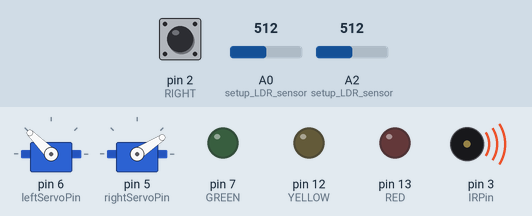
This sketch was run on a simulated Arduino Uno, built with avr-gcc and run on an emulated ATmega328P. On the bench: 2 × servo, output pins drawn as LEDs (lit = HIGH), buzzer (waves = sounding). Inputs (shaded band) come from the test bench; at power-on: A0 (setup_LDR_sensor) = 512, pin 2 (RIGHT) HIGH, A2 (setup_LDR_sensor) = 512.

Above: at 1.2 s.
1.3 s: A0 (setup_LDR_sensor) set to 413
4.3 s: A0 (setup_LDR_sensor) set to 386
At 4.7 s:
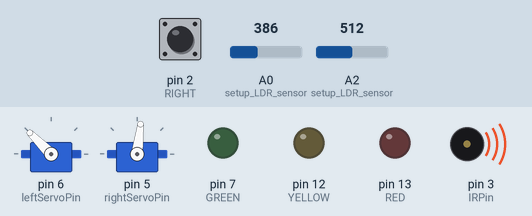
7.3 s: pin 2 (RIGHT) pulled LOW for 0.15 s
At 8.5 s:
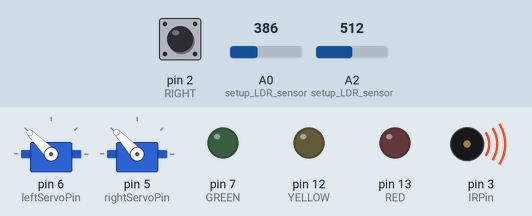
At 13.7 s:
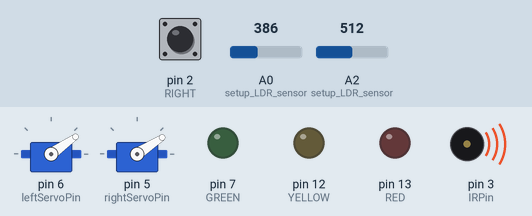
Timing chart, 0 to 26.0 s (numbered marks = the images above; inputs shaded):
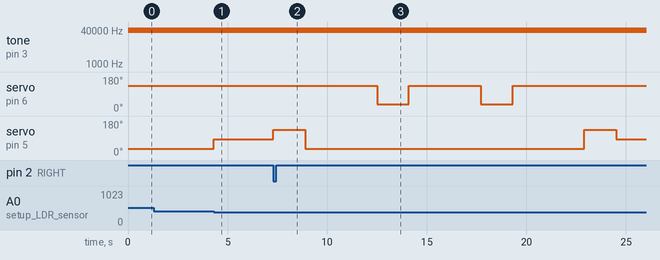

Measured:
- the behaviour switches between 400 and 399 on A0 (setup_LDR_sensor) (found by bisection; images 0 and 1)
- after the input at 4.3 s, servo on pin 5 (rightServoPin): 33° → 83° at once
- after the input at 7.3 s, servo on pin 6 (leftServoPin): alternates 135° for 3.6 s and 35° for 1.6 s, starting after 5.2 s; servo on pin 5 (rightServoPin): 83° → 133° at once, → 33° 1.6 s later

The sketch:

GeorgeDeeringRoboticsAssignment.ino
```cpp
#include <Servo.h>
const int GREEN = 7; // could also use: #define GREEN 7
const int YELLOW = 12; // yellow LED pin number
const int RED = 13; // red LED pin number
const int LEFT = 4; // left button pin number
const int RIGHT = 2; // right button pin number
const signed int leftServoStop = 85; // number for left servo to stop moving
const signed int rightServoStop = 83; // number for right servo to stop moving
const int leftServoPin = 6; // left servo pin number
const int rightServoPin = 5; // right servo pin number
int green = 0; // initialises green LED to off
int yellow = 0; // initialises yellow LED to off
int red = 0; // // initialises red LED to off
int white = 0; // white background array number
int black = 1; // black background array number
int IRPin = 3; // IR pin number
int IRPulse = 38000; // IR pulse frequency
Servo leftServo; // setup left servo
Servo rightServo; // setup right servo
int takeValue[3][10]; // initialising array takeValue with size for calibrating LDRs
/*int whiteBackgroundUpper[3] = {};
int whiteBackgroundLower[3] = {};
int blackBackgroundUpper[3] = {};
int blackBackgroundLower[3] = {};*/
int average[2][3] = { // initialising 2D array average filled with standardized numbers for use when no calibration
  {593,664,506},
  {315,408,217}
};
int sumWhite[3]; // array for sum of white background LDR readings
int sumBlack[3]; // array for sum of black background LDR readings
void setup() {
  // put your setup code here, to run once:
  Serial.begin(9600); // serial begin
  pinMode(GREEN, OUTPUT); // setup green LED pin as output
  pinMode(YELLOW, OUTPUT); // setup yellow LED pin as output
  pinMode(RED, OUTPUT); // setup red LED pin as output
  pinMode(LEFT, INPUT); // setup left button
  pinMode(RIGHT, INPUT); // setup right button
  pinMode(A0, INPUT); // setup LDR sensor #0
  pinMode(A1, INPUT); // setup LDR sensor #1
  pinMode(A2, INPUT); // setup LDR sensor #2
  pinMode(IRPin, OUTPUT); // setup IR LED pin as output
  leftServo.attach(leftServoPin); // attaching left servo to corresponding pin
  rightServo.attach(rightServoPin); // attaching right servo to corresponding pin

  //turn180();
  start(); // sets speed to 50,50 to start
  //delay(1000);
  //stop();
  /*int temp0 = analogRead(A0);
  int temp1 = analogRead(A1);
  int temp2 = analogRead(A2);
  Serial.println(temp0);
  Serial.println(temp1);
  Serial.println(temp2);*/

  //Serial.println("press left button to calibrate light sensors");
  //Serial.println("or press right button to skip");
  //setupLightValues();
  //printLightValues();
}
void loop() {
  // put your main code here, to run repeatedly:
  //Serial.println("hello");
  //whiteOrBlack();
  lineFollowing();


}
void lineFollowing() { // function for robot to follow black line on white background
  //setSpeed(50,50);
  if(analogRead(A0) < 400) { // if left LDR is on black
    setSpeed(50,0);
  }
  else if(analogRead(A2) < 400) { // if right LDR is on black
    setSpeed(0,50);
  }
  if(analogRead(A0) >= 400) { // if left LDR is on white
    if(analogRead(A2) >= 400) { // AND if right LDR is on white
      start(); // THEN set speed back to 50,50 (straight line)
    }
  }
  obstacleDetection();
}
void obstacleDetection() {
  tone(IRPin,IRPulse); // start IR pulses
  delay(20);
  if (digitalRead(2) == LOW){ // obstacle detected
    turn90(1);
    delay(3600);
    turn90(0);
    delay(3600);
    turn90(0);
    delay(3600);
    turn90(1);
  }
  else {
    // do nothing
  }
  noTone(IRPin);
}
void turn90(int direction) {
  if(direction == 0) {
    setSpeed(-50,50);
    delay(1600);
    setSpeed(50,50);
  }
  else if(direction == 1){
    setSpeed(50,-50);
    delay(1600);
    setSpeed(50,50);
  }
}
void turn180() { // function to make the robot turn 180 degrees
  setSpeed(50,-50); // set servos to turn in opposite directions at same speed
  delay(3200); // wait 3200ms
  start(); // continue in a straight line at speed 50,50
}
void start(){ // function to start speed
  setSpeed(50,50); // speed starts at 50,50
}
void whiteOrBlack() { // function that outputs to serial monitor if LDR A1 is on white or black background
  if(analogRead(A1) < 400){ // if LDR A1 is on black background
    Serial.println("black"); // print black
  }
  else {
    Serial.println("white"); // or print white
  }
}
void setupLightValues() { // function to calibrate LDR values
  Serial.println("press left button to calibrate white background");
  while (digitalRead(LEFT) == HIGH) { // while the left button isn't pressed, do nothing
    // do nothing
  } // when the left button is pressed:
  for(int loop = 0; loop < 10; loop ++) { // takes 10 readings from all three of the LDRs
    takeValue[0][loop] = analogRead(A0);
    takeValue[1][loop] = analogRead(A1);
    takeValue[2][loop] = analogRead(A2);
  }
  for(int loop = 0; loop < 3; loop++) { // takes the average of the 10 readings from the 3 LDRs
    for(int loop0 = 0; loop0 < 10; loop++) { // nested loop calculates the sum of the 10 readings from the 3 LDRs
      sumWhite[loop] = sumWhite[loop] + takeValue[loop][loop0];; // calculates sum of ten readings
    }
    average[white][loop] = sumWhite[loop] / 10; // calculates average for each LDR
  }
  for(int loop = 0; loop < 3; loop++) { // prints the average white reading of each LDR
    Serial.println(average[white][loop]);
  }
  Serial.println("press right button to calibrate black background");
  while (digitalRead(RIGHT) == HIGH) { // while the right button isn't pressed, do nothing
    // do nothing
  }
  for(int loop = 0; loop < 10; loop ++) { // takes 10 readings from all three of the LDRs
    takeValue[0][loop] = analogRead(A0);
    takeValue[1][loop] = analogRead(A1);
    takeValue[2][loop] = analogRead(A2);
  }
  for(int loop = 0; loop < 3; loop++) { // takes the average of the 10 readings from the 3 LDRs
    for(int loop0 = 0; loop0 < 10; loop0++) { // nested loop calculates the sum of the 10 readings from the 3 LDRs
      sumBlack[loop] = sumBlack[loop] + takeValue[loop][loop0];; // calculates sum of ten readings
    }
    average[black][loop] = sumBlack[loop] / 10; // calculates average for each LDR
  }
  for(int loop = 0; loop < 3; loop++) { // prints the average black reading of each LDR
    Serial.println(average[black][loop]);
  }

  /*for(int loop = 0; loop < 3; loop++) {
    Serial.print("white upper >> ");
    Serial.println(whiteBackgroundUpper[loop]);
    Serial.print("white lower >> ");
    Serial.println(whiteBackgroundLower[loop]);
    Serial.print("black upper >> ");
    Serial.println(blackBackgroundUpper[loop]);
    Serial.print("black lower >> ");
    Serial.println(blackBackgroundLower[loop]);
  }
  */
}
/*void printLightValues() {
  for(int loop = 0; loop < 2; loop++){
    Serial.println(average[loop]);
  }
}*/
void setSpeed(signed int left, signed int right) { // function to set speed of servos
  left = leftServoStop + left; // sets speed of left servo using parameter left
  right = rightServoStop - right; // sets speed of right servo using parameter right - negative because in opposite direction
  leftServo.write(left); // adjusted value written to left servo
  rightServo.write(right); // adjusted value written to right servo
}
void stop() { // function to make both servos stop
  setSpeed(0, 0);
}
void setLEDs(int green_state, int yellow_state, int red_state) { // function to set the status of the LEDs
  digitalWrite(GREEN, green_state); // set status of green LED using parameter
  digitalWrite(YELLOW, yellow_state); // set status of yellow LED using parameter
  digitalWrite(RED, red_state); // set status of green red using parameter
}
void waitKey(int pin) {
  while (digitalRead(pin) == HIGH ) {
    //do nothing
  }
  delay(20);
  while (digitalRead(pin) == LOW ) {
    //do nothing
  }
  delay(20);
  if (pin == LEFT) {
    setupLightValues();
  }
  else {
    //do nothing
  }
  delay(20);
}
```
